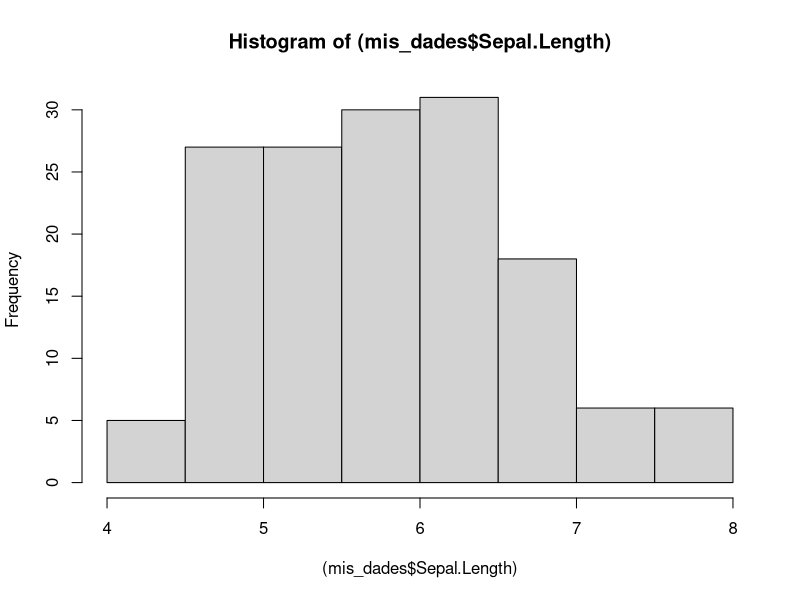
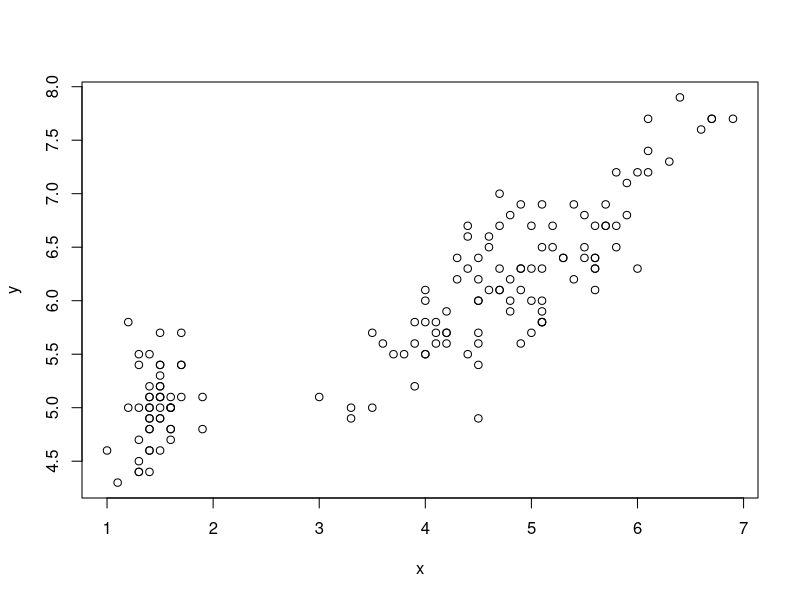
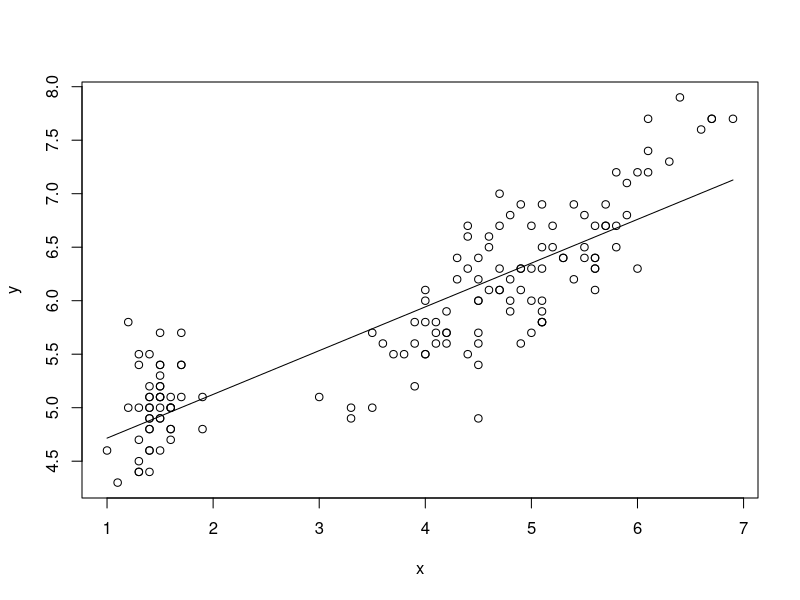

The R script that drew these images, in order:
#Codigo para problema 2
mis_dades <- iris
mis_dades
#esto nos sirve para que nos lo muestre 
#nos muestra características de cada flor
# para ver media de los cepalos de la longitud hacemos:
mean(mis_dades$Sepal.Length)
#cual es la dispersion
#variabilidad respecto la media, desviación tipica haremos:
sd(mis_dades$Sepal.Length)
dim(mis_dades)
#150 flores 5 variables
names(mis_dades)
#vemos cada característica
hist((mis_dades$Sepal.Length))
#para hacer grafica
#recta de regresión por minimos cuadrados
#petallenght es x, mas grande el petalo mas grande el cepalo
x<-mis_dades$Petal.Length
#y es el cepalo
y<-mis_dades$Sepal.Length
plot(x,y)
#para ver los valores de x e y
#teniendo valor de x puedo predecir el de y? NO
# me creo recta que mas se aproxime mejor a los puntos, la media
# y'(valor predicho) = mx + b
#Q(distancia)=sumatorio desde i igual a 1 hasta n de(y-y')^2)
#recta que minimiza Q
# Q(m,b) = smatorio desde i igual a 1 hasta n de (y-(mx + b))^2)
# minimizo la función haciendo la derivada = a 0
# dQ/dm  =  0
# dQ/db  =  0
# m = (sumatorio de ((x-media)(y-ymedia))))/ (sumatorio de (x-xmedia)^2))
#trabajamos de adentro hacia afuera, x es un vector
# media de x
mean(x)
#hago x menos la media y lo multiplico por y menos la media de y
sum( (x-mean(x))*(y-mean(y)) )/sum( (x-mean(x))^2)
m<-sum( (x-mean(x))*(y-mean(y)) )/sum( (x-mean(x))^2)
b<- mean(y)-m*mean(x)
# pongo b y m abajo para que me lo muestre 
#funcion sum para sumar los elementos del vector con parentesis
# prediccion para longitudes de 1.5
m*1.5+b
#para dibujar la recta, diferentes predicciones a diferentes puntos
#funcion lm para predecir y en terminos de x, alt gr +4 para el gusanito mas espacio
lm(y~x)
#mod es el objeto que sale de un lm
mod <- lm(y~x)
summary(mod)
# le puedo decir que haga una prediccion sobre el modelo los valores de x
xpred <- data.frame(x=1.5)
# data frame es base de datos de una fila y una columna 
predict(mod, xpred)
# ahora predecimos un rango de valores
xpred <-data.frame(x=1:7)
predict(mod,xpred)
# que pasa si llamo prediccion de x, valor predicho para cada uno de los valores de x
xpred <- data.frame(x=x)
xpred
ypred<-predict(mod,xpred)
ypred
plot(x,y)
lines(x,ypred)
#para que dibuje la recta de regresión
# capacidad predictiva de la recta, ver como de bien se aproxima a los puntos
# no hay diferencia entre observaciones y lo predicho si es una recta lo qeu predigo
# no puedo predecir nada cuando puedo tirar cualquier linea casi, a la que añado un punto linea cambia mucho
# quiero una medida r^2
# en situacion perfecta r^2 es 1 y en la peor de todas r^2 es 0